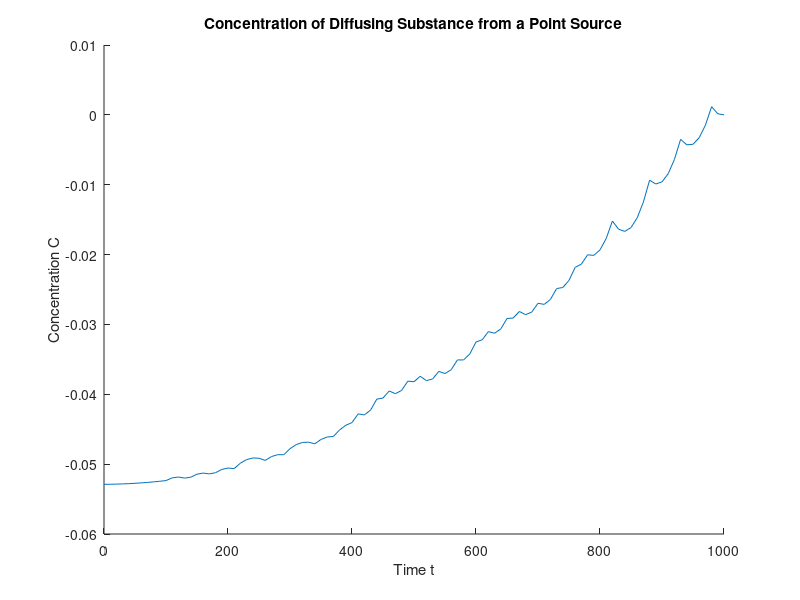

The MATLAB script that drew this image:
% % Parameters
D = 1e-6;
dt = 10; % Time step (seconds)
total_time = 1000;  % Total simulation time (seconds)
r = 2e-6;
t = flip(0:dt:total_time);  % Time steps
amplitude = 1; % Assuming some amplitude
frequency = 0.1; % Assuming some frequency
I = @(t) amplitude * sin(2 * pi * frequency * t);

% Preallocate concentration array
C = zeros(length(t), length(r));

% Calculate concentration for each combination of t and r
for i = 1:length(t)
    for j = 1:length(r)
        % Sum contributions from all previous time steps
        for k = 1:i
            if t(i) ~= t(k)  % Avoid division by zero
                contribution = (I(t(k)) / (4 * pi * D * r(j))) * erfc(r(j) / sqrt(4 * D * (t(k) - t(i) + dt)));
                C(i, j) = C(i, j) + contribution;
            end
        end
    end
end

% Plot the results
figure;
hold on;
plot(t, C(:,1));
% plot(t, C(:,2));
xlabel('Time t');
ylabel('Concentration C');
zlabel('Concentration C');
title('Concentration of Diffusing Substance from a Point Source');
hold off;
